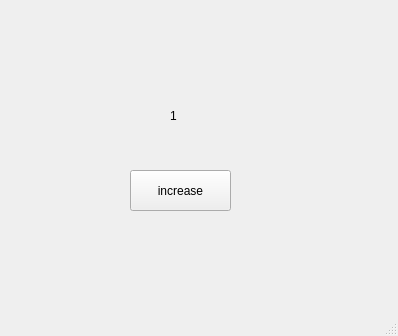
<?xml version="1.0" encoding="UTF-8"?>
<ui version="4.0">
 <class>MainWindow</class>
 <widget class="QMainWindow" name="MainWindow">
  <property name="geometry">
   <rect>
    <x>0</x>
    <y>0</y>
    <width>398</width>
    <height>336</height>
   </rect>
  </property>
  <property name="windowTitle">
   <string>MainWindow</string>
  </property>
  <widget class="QWidget" name="centralwidget">
   <widget class="QLabel" name="lbl">
    <property name="geometry">
     <rect>
      <x>170</x>
      <y>100</y>
      <width>171</width>
      <height>31</height>
     </rect>
    </property>
    <property name="text">
     <string>1</string>
    </property>
   </widget>
   <widget class="QPushButton" name="pb">
    <property name="geometry">
     <rect>
      <x>130</x>
      <y>170</y>
      <width>101</width>
      <height>41</height>
     </rect>
    </property>
    <property name="text">
     <string>increase</string>
    </property>
   </widget>
  </widget>
  <widget class="QMenuBar" name="menubar">
   <property name="geometry">
    <rect>
     <x>0</x>
     <y>0</y>
     <width>398</width>
     <height>21</height>
    </rect>
   </property>
  </widget>
  <widget class="QStatusBar" name="statusbar"/>
 </widget>
 <resources/>
 <connections/>
</ui>
